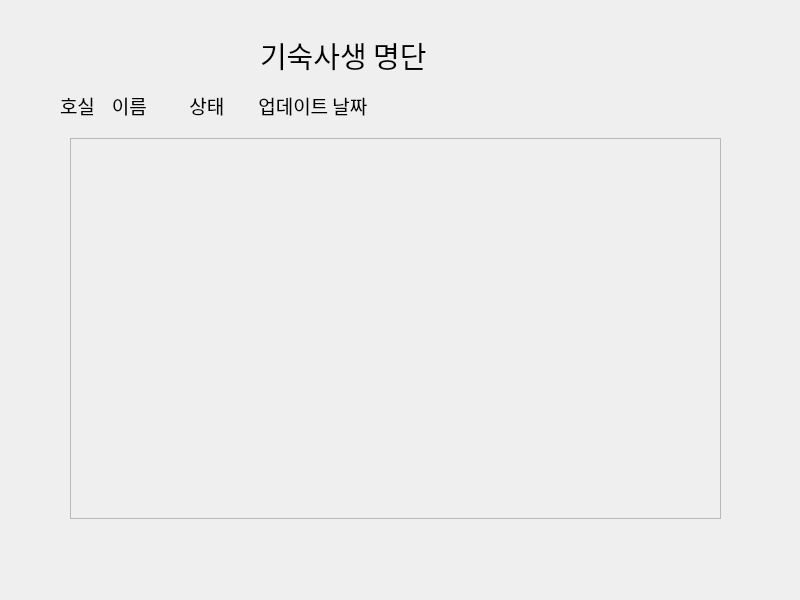
<?xml version="1.0" encoding="UTF-8"?>
<ui version="4.0">
 <class>list</class>
 <widget class="QWidget" name="list">
  <property name="geometry">
   <rect>
    <x>0</x>
    <y>0</y>
    <width>800</width>
    <height>600</height>
   </rect>
  </property>
  <property name="windowTitle">
   <string>Form</string>
  </property>
  <widget class="QLabel" name="label">
   <property name="geometry">
    <rect>
     <x>260</x>
     <y>30</y>
     <width>381</width>
     <height>51</height>
    </rect>
   </property>
   <property name="font">
    <font>
     <family>궁서체</family>
     <pointsize>22</pointsize>
    </font>
   </property>
   <property name="text">
    <string>기숙사생 명단</string>
   </property>
  </widget>
  <widget class="QScrollArea" name="scrollArea">
   <property name="geometry">
    <rect>
     <x>70</x>
     <y>138</y>
     <width>651</width>
     <height>381</height>
    </rect>
   </property>
   <property name="verticalScrollBarPolicy">
    <enum>Qt::ScrollBarAsNeeded</enum>
   </property>
   <property name="horizontalScrollBarPolicy">
    <enum>Qt::ScrollBarAlwaysOff</enum>
   </property>
   <property name="sizeAdjustPolicy">
    <enum>QAbstractScrollArea::AdjustToContents</enum>
   </property>
   <property name="widgetResizable">
    <bool>true</bool>
   </property>
   <property name="alignment">
    <set>Qt::AlignCenter</set>
   </property>
   <widget class="QWidget" name="scrollAreaWidgetContents">
    <property name="geometry">
     <rect>
      <x>0</x>
      <y>0</y>
      <width>649</width>
      <height>379</height>
     </rect>
    </property>
   </widget>
  </widget>
  <widget class="QLabel" name="student_list">
   <property name="geometry">
    <rect>
     <x>130</x>
     <y>530</y>
     <width>531</width>
     <height>51</height>
    </rect>
   </property>
   <property name="font">
    <font>
     <family>궁서체</family>
     <pointsize>12</pointsize>
    </font>
   </property>
   <property name="text">
    <string/>
   </property>
  </widget>
  <widget class="QLabel" name="label_2">
   <property name="geometry">
    <rect>
     <x>60</x>
     <y>80</y>
     <width>701</width>
     <height>51</height>
    </rect>
   </property>
   <property name="font">
    <font>
     <family>궁서체</family>
     <pointsize>14</pointsize>
    </font>
   </property>
   <property name="text">
    <string>호실    이름          상태        업데이트 날짜</string>
   </property>
  </widget>
 </widget>
 <resources/>
 <connections/>
 <slots>
  <slot>checkStudent()</slot>
  <slot>show_list()</slot>
 </slots>
</ui>
